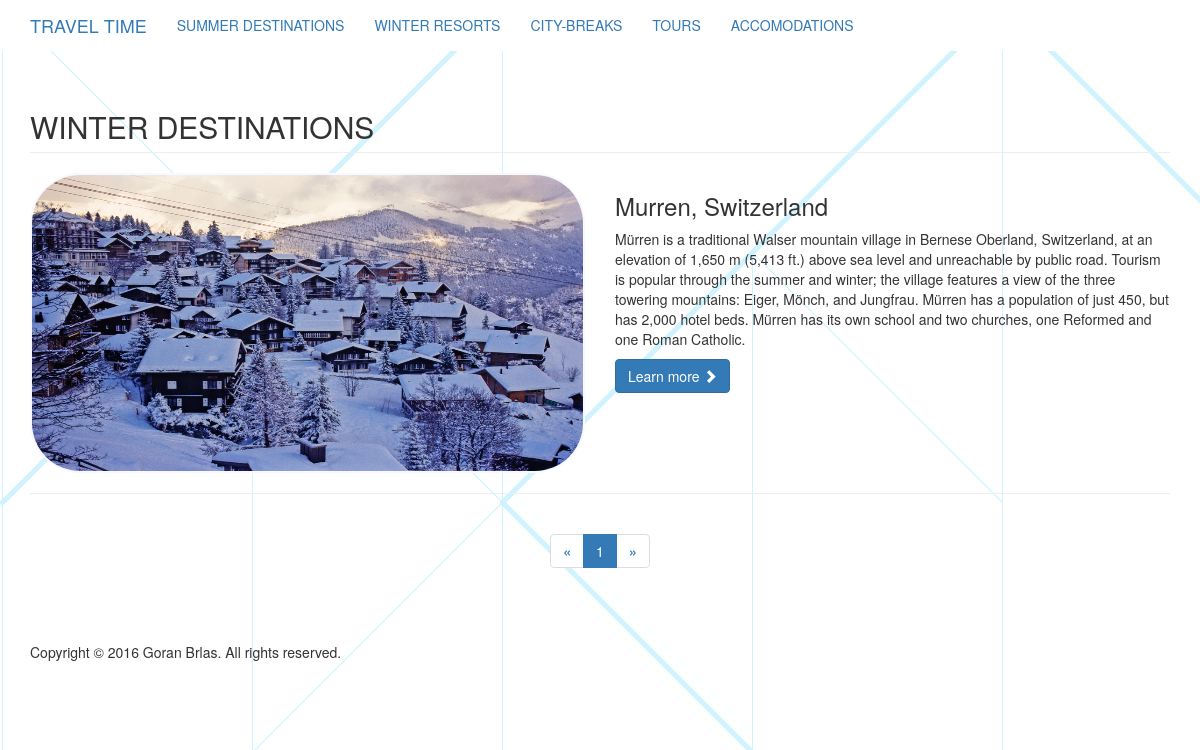
The app's page /destinations.php?type=winter&page=1, older data.
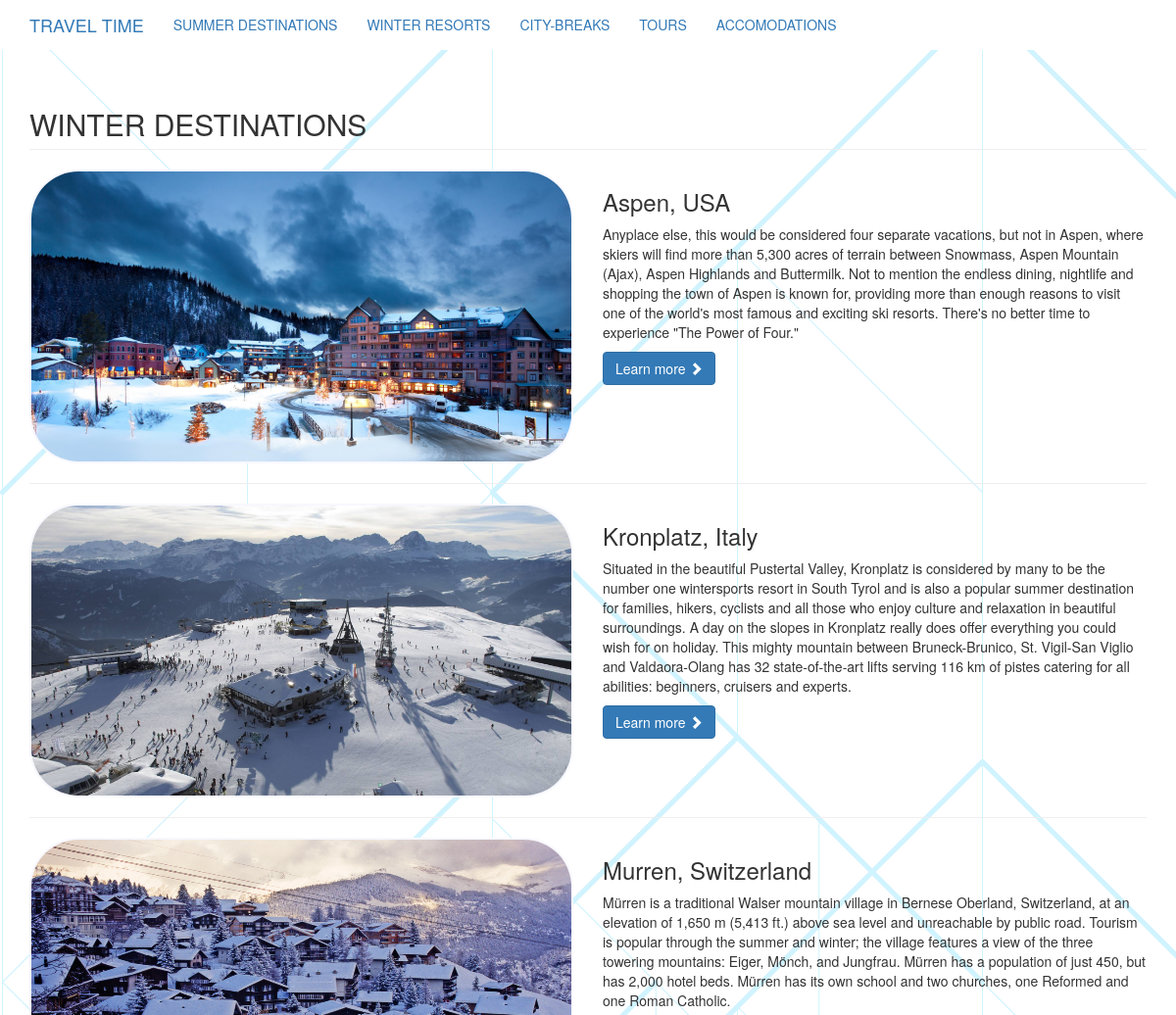
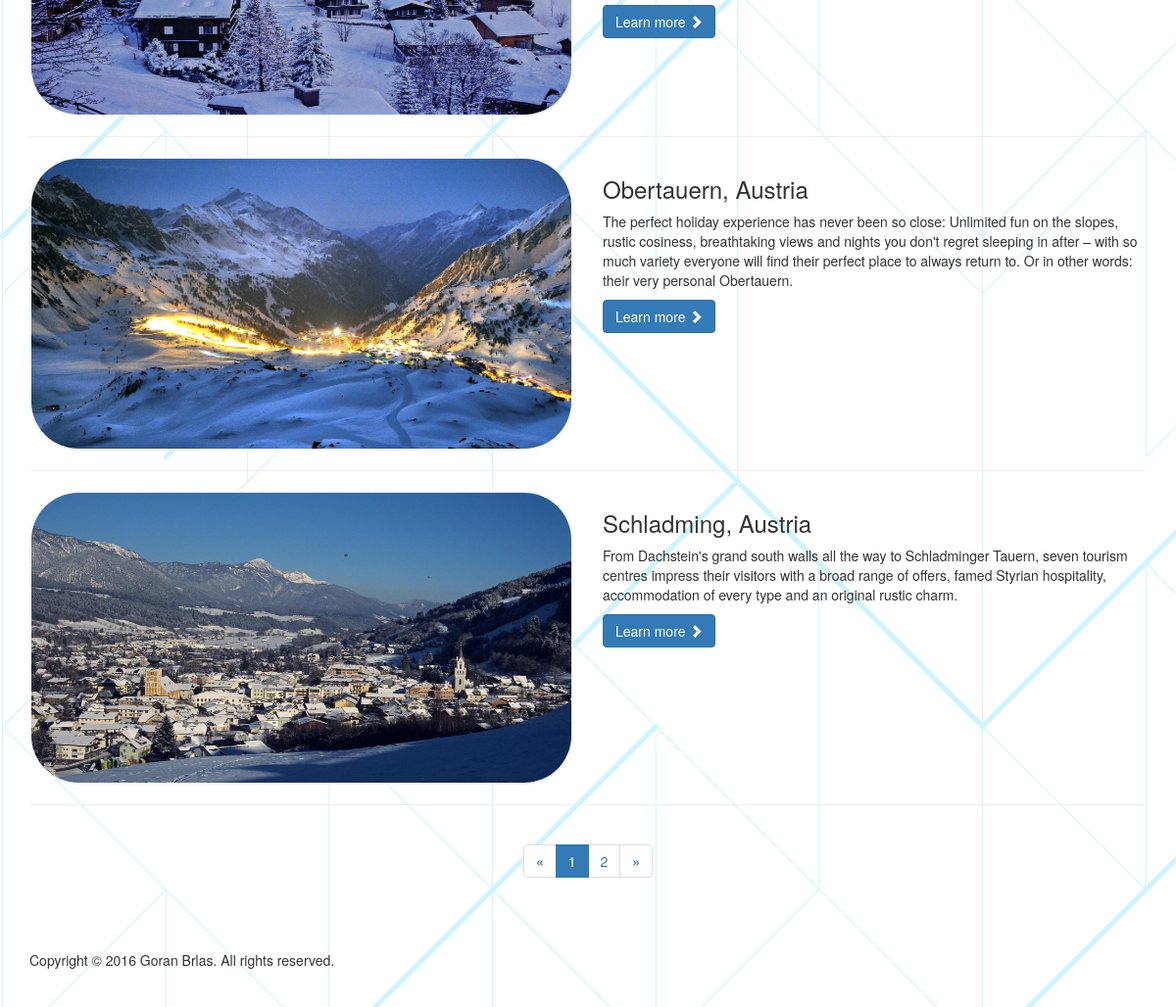
The same page, newer data (2 pictures, top to bottom).
### tables this page shows
CREATE TABLE IF NOT EXISTS `lokacija` (
  `idLokacija` int(11) NOT NULL AUTO_INCREMENT,
  `ime` varchar(50) NOT NULL,
  `opis` varchar(1000) NOT NULL,
  `dugiOpis` varchar(10000) NOT NULL,
  `tip` int(11) NOT NULL,
  `idDrzava` int(11) NOT NULL,
  `pregledi` int(11) NOT NULL DEFAULT '0',
  PRIMARY KEY (`idLokacija`),
  KEY `idDrzava` (`idDrzava`)
);

CREATE TABLE IF NOT EXISTS `slika` (
  `idSlika` int(11) NOT NULL AUTO_INCREMENT,
  `url` varchar(1000) NOT NULL,
  PRIMARY KEY (`idSlika`)
);

### destinations.php (the view, shortened to what this page needs)
<!DOCTYPE html>
<html lang="en">
<head>
    <link href="css/custom.css" rel="stylesheet">
    <link href="css/bootstrap.min.css" rel="stylesheet">
    <link href="css/1-col-portfolio.css" rel="stylesheet">
</head>
<body>
<nav class="navbar navbar-fixed-top" role="navigation">
    <div class="container">
        <div class="navbar-header">
            <a class="navbar-brand" href="./index.php">TRAVEL TIME</a>
        </div>
        <div class="collapse navbar-collapse" id="bs-example-navbar-collapse-1">
            <ul class="nav navbar-nav">
                <li>
                    <a href="./destinations.php?type=summer&page=1">SUMMER DESTINATIONS</a>
                </li>
                <li>
                    <a href="./destinations.php?type=winter&page=1">WINTER RESORTS</a>
                </li>
                <li>
                    <a href="./destinations.php?type=cities&page=1">CITY-BREAKS</a>
                </li>
                <li>
                    <a href="./tours.php?page=1">TOURS</a>
                </li>
                <li>
                    <a href="./accomodations.php">ACCOMODATIONS</a>
                </li>
            </ul>
        </div>
    </div>
</nav>
<div class="container">
    <?php
        if (isset($_GET['type'])) {
            $temp = $_GET['type'];
            $page = $_GET['page'];
            if ($temp == "summer") {
                echo "
                    <div class=\"row\">
        <div class=\"col-lg-12\">
            <h2 class=\"page-header\">SUMMER DESTINATIONS</h2>
        </div>
    </div>";
                $type = 1;
            } elseif ($temp == "winter") {
                echo "
                    <div class=\"row\">
        <div class=\"col-lg-12\">
            <h2 class=\"page-header\">WINTER DESTINATIONS</h2>
        </div>
    </div>";
                $type = 2;
            } else if ($temp == "cities") {
                echo "
                    <div class=\"row\">
        <div class=\"col-lg-12\">
            <h2 class=\"page-header\">CITY DESTINATIONS</h2>
        </div>
    </div>";
                $type = 3;
            }
            include './admin/spajanje_na_bazu.php';
            $upit = "SELECT idLokacija, ime, opis, tip, idDrzava FROM lokacija WHERE tip = $type ORDER BY ime";
            $rezultat = mysqli_query($veza, $upit) or die (mysqli_error($veza));
            if (mysqli_num_rows($rezultat) % 5 == 0) {
                $numberOfPages = intval(mysqli_num_rows($rezultat) / 5);
            } else {
                $numberOfPages = intval(mysqli_num_rows($rezultat) / 5) + 1;
            }
            $itemsPerPage = 5;
            $number = 0;
            while ($redak = mysqli_fetch_array($rezultat, MYSQLI_ASSOC)) {
                if ($number == $itemsPerPage) {
                    break;
                }
                $lokacija = $redak['idLokacija'];
                $ime = $redak['ime'];
                $opis = $redak['opis'];
                $upit2 = "SELECT idSlika FROM slike_lokacija WHERE idLokacija = $lokacija";
                $rezultat2 = mysqli_query($veza, $upit2) or die (mysqli_error($veza));
                $redak2 = mysqli_fetch_array($rezultat2, MYSQLI_ASSOC);
                $idSlika = $redak2['idSlika'];
                $upit3 = "SELECT url FROM slika WHERE idSlika = $idSlika";
                $rezultat3 = mysqli_query($veza, $upit3) or die (mysqli_error($veza));
                $redak3 = mysqli_fetch_array($rezultat3, MYSQLI_ASSOC);
                $url = $redak3['url'];
                echo "<div class=\"row\">";
                echo "
                    <div class=\"col-md-6\">
                            <img class=\"img-responsive\" src=\"./images/$url\" width=\"600\" height=\"300\" alt=\"\">
                    </div>";
                echo "<div class=\"col-md-6\">
                        <h3>$ime</h3>
                            <p>$opis</p>
                        <a class=\"btn btn-primary\" href=\"./learnMoreDest.php?value=$lokacija\">Learn more <span class=\"glyphicon glyphicon-chevron-right\"></span></a>
                   </div>";
                echo "</div>";
                echo "<hr>";
                $number++;
            };
            echo "<div class=\"row text-center\">
        <div class=\"col-lg-12\">
            <ul class=\"pagination\">
                <li>";
                    if ($page > 1) {
                        $before = $page - 1;
                    } else {
                        $before = $page;
                    }
                   echo " <a href=\"./destinations.php?type=$temp&page=$before\"><b>&laquo;</b></a></li>";
                    for ($j = 1; $j <= $numberOfPages; $j++) {
                        $z = $j;
                        if ($page == $z) {
                            echo "<li class=\"active\">
                            <a href=\"./destinations.php?type=$temp&page=$z\">$z</a>
                            </li>";
                        } else {
                            echo "<li>
                            <a href=\"./destinations.php?type=$temp&page=$z\">$z</a>
                            </li>";
                        }
                    };
                    if ($page == $numberOfPages) {
                        $after = $page;
                    } else {
                        $after = $page + 1;
                    }
                    echo "<li><a href=\"./destinations.php?type=$temp&page=$after\"><b>&raquo;</b></a>
                </li>
            </ul>
        </div>
    </div>";
        }
    ?>
    <footer>
        <div class="row">
            <div class="col-lg-12">
                <p>Copyright &copy; 2016 Goran Brlas. All rights reserved.</p>
            </div>
        </div>
    </footer>
</div>
</body>
</html>

### css/custom.css (style rules this page uses)
.navbar { background-color: #ffffff; border-bottom: 2px solid; border-color: #0066ff; }

### css/1-col-portfolio.css (style rules this page uses)
body { padding-top: 70px; }
footer { margin: 50px 0; }

### destinations.php (style rules this page uses)
div img { height: = 100%; max-height: 300px; width = 600px; border: 2px solid ghostwhite; border-radius: 50px; }
body { background-image: url(./images/background-grey100.png); }

Row changes from the older to the newer data that the page shows:
added lokacija: slika.url (picture), ime "Aspen, USA", opis "Anyplace else, this would be considered four separate vacations, but not in Aspen, where skiers will find more than 5,300 acres of terrain between Snowmass, Aspen Mountain (Ajax), Aspen Highlands and Buttermilk. Not to mention the endless dining, nightlife and shopping the town of Aspen is known for, providing more than enough reasons to visit one of the world's most famous and exciting ski resorts. There's no better time to experience \"The Power of Four.\"", $lokacija 13 (drawn)
added lokacija: slika.url (picture), ime "Kronplatz, Italy", opis "Situated in the beautiful Pustertal Valley, Kronplatz is considered by many to be the number one wintersports resort in South Tyrol and is also a popular summer destination for families, hikers, cyclists and all those who enjoy culture and relaxation in beautiful surroundings. A day on the slopes in Kronplatz really does offer everything you could wish for on holiday. This mighty mountain between Bruneck-Brunico, St. Vigil-San Viglio and Valdaora-Olang has 32 state-of-the-art lifts serving 116 km of pistes catering for all abilities: beginners, cruisers and experts.", $lokacija 11 (drawn)
added lokacija: slika.url (picture), ime "Obertauern, Austria", opis "The perfect holiday experience has never been so close: Unlimited fun on the slopes, rustic cosiness, breathtaking views and nights you don't regret sleeping in after – with so much variety everyone will find their perfect place to always return to. Or in other words: their very personal Obertauern.", $lokacija 10 (drawn)
added lokacija: slika.url (picture), ime "Schladming, Austria", opis "From Dachstein's grand south walls all the way to Schladminger Tauern, seven tourism centres impress their visitors with a broad range of offers, famed Styrian hospitality, accommodation of every type and an original rustic charm.", $lokacija 9 (drawn)
Text that changed along with them:
new list line: "2"
